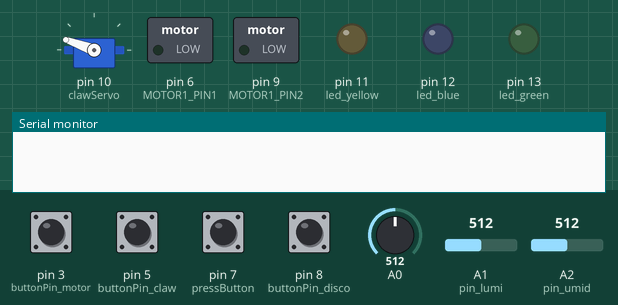
Bench run of a sketch on a simulated Arduino Uno, built with avr-gcc and run on an emulated ATmega328P. On the bench: servo, switched loads named in the sketch (green lamp = pin HIGH), output pins drawn as LEDs (lit = HIGH), the last lines printed to the serial monitor. Inputs (shaded band) come from the test bench; at power-on: pin 3 (buttonPin_motor), pin 5 (buttonPin_claw), pin 7 (pressButton), pin 8 (buttonPin_disco) LOW, A0 = 512, A1 (pin_lumi) = 512, A2 (pin_umid) = 512.

Above: at 1.2 s.
1.3 s: pin 5 (buttonPin_claw) pulled HIGH for 1 s
At 2.23 s:
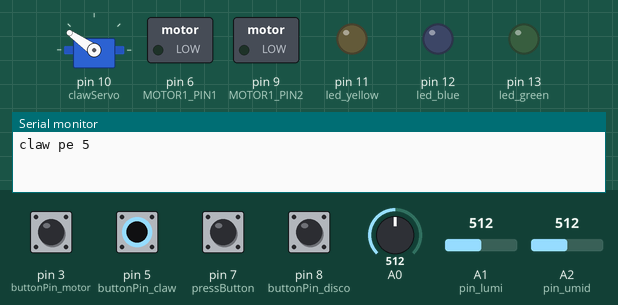
At 4.1 s:
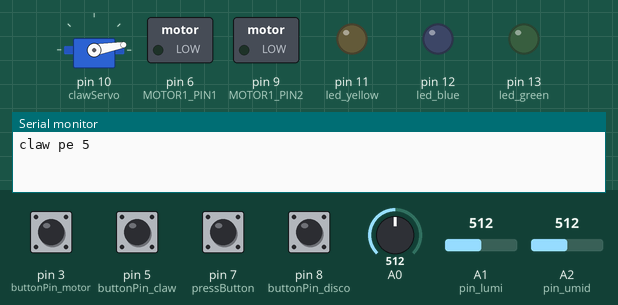
Timing chart, 0 to 26.0 s (numbered marks = the images above; inputs shaded):
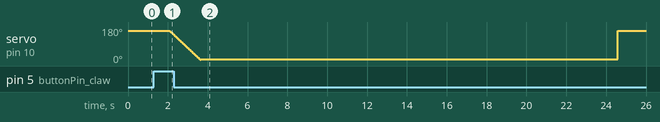

The sketch:

Proiectul_Ultra_Infoeducatie_Arduino_UNO.ino.ino
```cpp
#include <Servo.h>
#include "SoftwareSerial.h";

Servo  clawServo;

const int bluetoothTx = 4;
const int bluetoothRx = 2;

SoftwareSerial bluetooth(bluetoothTx, bluetoothRx);

unsigned int MOTOR1_PIN1 = 6;
unsigned int MOTOR1_PIN2 = 9;

const int buttonPin_motor = 3;
const int buttonPin_claw = 5;
const int buttonPin_disco = 8;
const int pressButton = 7;

const int led_yellow = 11;
const int led_green = 13;
const int led_blue = 12;

//analog
const int pin_temp = 0;
const int pin_umid = 2;
const int pin_lumi = 1;


int lastEmotion = 0;

int pos = 160;

void setup() {

  clawServo.attach(10);

  pinMode(led_yellow, OUTPUT);
  pinMode(led_green, OUTPUT);
  pinMode(led_blue, OUTPUT);

  pinMode(MOTOR1_PIN1, OUTPUT);
  pinMode(MOTOR1_PIN2, OUTPUT);

  pinMode(pressButton, INPUT);
  pinMode(buttonPin_claw, INPUT);
  pinMode(buttonPin_motor, INPUT);
  pinMode(buttonPin_disco, INPUT);

  Serial.begin(9600);
  bluetooth.begin(115200);
}

void loop() {

  int buttonState_motor = digitalRead(buttonPin_motor);
  int buttonState_claw  = digitalRead(buttonPin_claw);
  int buttonState_disco  = digitalRead(buttonPin_disco);

  //Button MOTOR
  if (buttonState_motor == HIGH){
    Serial.println("motor pe 3");
    go(50);
    delay(5000);
    lastEmotion = 1;
  }
  else{
    go(0);
  }

  //Button CLAW
  if(buttonState_claw == HIGH)
  {
    Serial.println("claw pe 5");
    claw_grab();
    delay(20000);
    lastEmotion = 2;
  }
  else
  {
    clawServo.write(pos);
    delay(100);
  }

  //Button DISCO
  if(buttonState_disco == HIGH)
  {
    Serial.println("disco pe 8");
    for(int i=0;i<40;++i)
      disco();
      lastEmotion = 0;
  }
  else
  {
    for(int i=11;i<=13;++i)
      digitalWrite(i, LOW);
    delay(100);
  }

  transferBluetooth();
}


void transferBluetooth()
{
  switch (lastEmotion){
      case 0:
      bluetooth.println("0");
      break;

      case 1:
      bluetooth.println("1");
      break;

      case 2:
      bluetooth.println("2");
      break;
    }

    float temp = readTempInCelsius(10, pin_temp);
    int temperatura = (int)temp;
    bluetooth.print("temperature");
    bluetooth.print(temperatura);
    bluetooth.println(" C");

    float umid = citesteUmid();
    int U = (int)umid;
    bluetooth.print("humidity");
    bluetooth.print(U);
    bluetooth.println(" %");

    float lumi = analogRead(pin_lumi)/10.24;
    int lumin = (int)lumi;
    bluetooth.print("luminosity");
    bluetooth.print(lumin);
    bluetooth.println(" %");

    delay(830);
}


float citesteUmid()
{
  float nivelU;
  float nivelUmiditate;

  for(int i=0;i<10;++i)
  {
    nivelU = analogRead(pin_umid);
    nivelUmiditate += 100 - nivelU/10.24;
  }
  return nivelUmiditate /=(float)10;
}

float readTempInCelsius(int count, int pin) {
  float temperaturaMediata = 0;
  float sumaTemperatura;
  for (int i =0; i < count; i++) {
    int reading = analogRead(pin);
    float voltage = reading * 5.0;
    voltage /= 1024.0;
    float temperatureCelsius = (voltage - 0.5) * 100 ;
    sumaTemperatura = sumaTemperatura + temperatureCelsius;
  }
  return sumaTemperatura / (float)count;
}

void claw_grab()
{
  int i;
  int b = digitalRead(pressButton);

  for(i=pos;i>5 && b == LOW ;--i)
  {
    clawServo.write(i);
    b = digitalRead(pressButton);
    delay(10);
  }

  clawServo.write(i+5);
}

void disco()
{
    for(int i=11;i<=13;++i){
      digitalWrite(i, HIGH);
      for(int j=11;j<=13;++j)
       {
         if(i != j)
            digitalWrite(j, LOW);
         }
       delay(100);
    }
}


void go(int speed)
{
  if (speed > 0)
  {
    analogWrite(MOTOR1_PIN1, speed);
    analogWrite(MOTOR1_PIN2, 0);
  }
  else
  {
    analogWrite(MOTOR1_PIN1, 0);
    analogWrite(MOTOR1_PIN2, -speed);
  }
}
```
